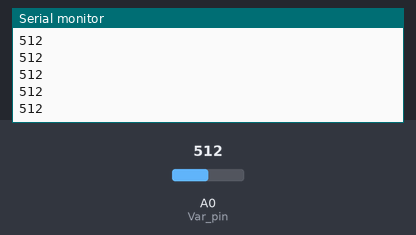
Recording of a sketch running on a simulated Arduino Uno, built with avr-gcc and run on an emulated ATmega328P. Parts: the last lines printed to the serial monitor. The test bench sets the inputs (shaded band); at power-on: A0 (Var_pin) = 512.

Above: at 1.2 s.
1.3 s: A0 (Var_pin) set to 716
At 1.9 s:
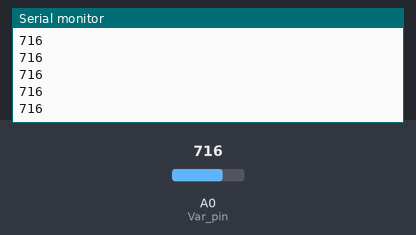
2.8 s: A0 (Var_pin) set to 900
At 3.7 s:
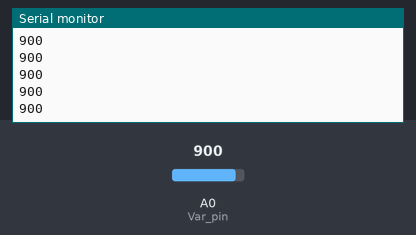
Timing chart, 0 to 5.8 s (numbered marks = the images above; inputs shaded):
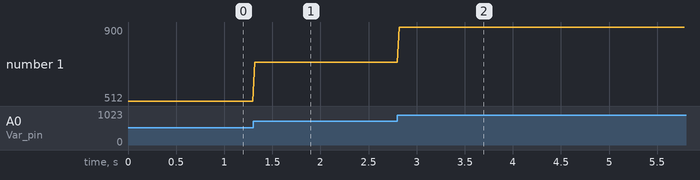

Measured:
- after the input at 1.3 s, the serial monitor: prints a new line at once (image 1)
- after the input at 2.8 s, the serial monitor: prints a new line at once (image 2)
- plotted number 1: 512 → 716 after the input at 1.3 s, 716 → 900 after the input at 2.8 s

The sketch:

var_sensor.ino
```cpp
int Var_pin=A0;
int var_result;

void setup() {
  Serial.begin(9600);
}

void loop() {
  var_result=analogRead(Var_pin);
  Serial.println(var_result);
  delay(20);
}
```
